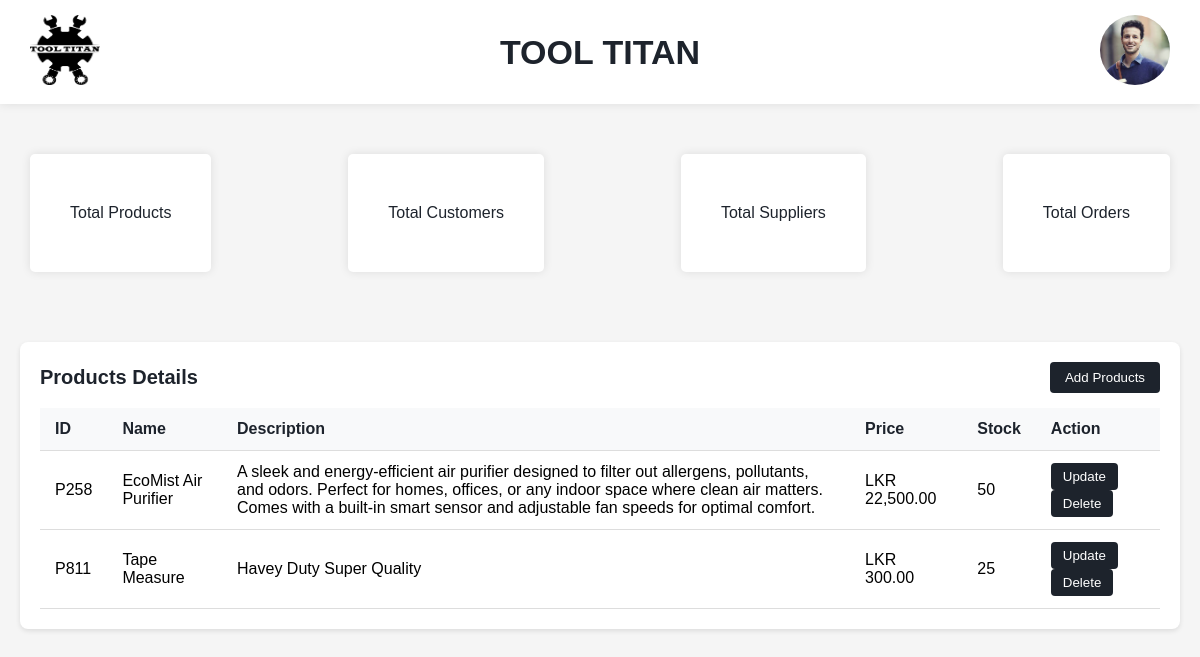
/Admin Dashboard.php (signed in), run on the app's committed database.
### tables this page shows
CREATE TABLE `products` (
  `id` varchar(10) NOT NULL,
  `name` varchar(100) NOT NULL,
  `description` text DEFAULT NULL,
  `price` decimal(10,2) NOT NULL,
  `stock_quantity` int(11) NOT NULL,
  `created_at` timestamp NOT NULL DEFAULT current_timestamp(),
  `updated_at` timestamp NOT NULL DEFAULT current_timestamp() ON UPDATE current_timestamp()
);

### Admin Dashboard.php (the view, shortened to what this page needs)
<?php
include 'DBconnection.php';
$products = $conn->query("SELECT * FROM products")->fetchAll();
?>
<!DOCTYPE html>
<html lang="en">
<head>
    <link rel="stylesheet" href="Css/Admin Dashboard.css">
</head>
<body>
    <div class="navbar">
        <div class="main-logo">
            <a href="Customer.html"><img src="Images/LOGO.png" alt="Logo"></a>
        </div>
        <h1>TOOL TITAN</h1>
        <div class="profile">
            <img src="Images/OIP (7).jpeg" alt="Profile Picture">
        </div>
    </div>
    <div class="navbar-link">
        <div><a href="#" onclick="showSection('products')">Total Products</a></div>
        <div><a href="#" onclick="showSection('customers')">Total Customers</a></div>
        <div><a href="#" onclick="showSection('suppliers')">Total Suppliers</a></div>
        <div><a href="#" onclick="showSection('orders')">Total Orders</a></div>
    </div>
    <div id="products-section" class="main-product">
        <div class="product">
            <h3>Products Details</h3>
            <button type="button" onclick="openProductModal('add')">Add Products</button>
        </div>
        <div class="tbl">
            <table>
                <thead>
                    <tr>
                        <th>ID</th>
                        <th>Name</th>
                        <th>Description</th>
                        <th>Price</th>
                        <th>Stock</th>
                        <th>Action</th>
                    </tr>
                </thead>
                <tbody>
                    <?php foreach ($products as $product): ?>
                    <tr>
                        <td><?php echo htmlspecialchars($product['id']); ?></td>
                        <td><?php echo htmlspecialchars($product['name']); ?></td>
                        <td><?php echo htmlspecialchars($product['description']); ?></td>
                        <td>LKR <?php echo number_format($product['price'], 2); ?></td>
                        <td><?php echo htmlspecialchars($product['stock_quantity']); ?></td>
                        <td>
                            <button class="action" onclick="openProductModal('edit', '<?php echo $product['id']; ?>')">Update</button>
                            <button class="action" onclick="deleteRecord('product', '<?php echo $product['id']; ?>')">Delete</button>
                        </td>
                    </tr>
                    <?php endforeach; ?>
                </tbody>
            </table>
        </div>
    </div>
</body>
</html>

### Css/Admin Dashboard.css (style rules this page uses)
* { margin: 0; padding: 0; box-sizing: border-box; font-family: Arial, sans-serif; }
body { background-color: #f5f5f5; }
.navbar { display: flex; justify-content: space-between; align-items: center; padding: 15px 30px; background-color: white; color: #1d232c; box-shadow: 0 0 10px rgba(0,0,0,0.1); }
.main-logo img { height: 70px; width: 70px; }
.navbar h1 { font-size: 34px; }
.profile img { width: 70px; height: 70px; border-radius: 50%; object-fit: cover; }
.navbar-link { display: flex; justify-content: space-between; padding: 50px 30px; }
.navbar-link div { background-color: #fff; padding: 50px 30px; border-radius: 5px; border: none; box-shadow: 0 0 10px rgba(0,0,0,0.1); transition: background-color 0.3s, transform 0.3s; }
.navbar-link a { color: #1d232c; text-decoration: none; font-weight: 500; padding: 5px 10px; border-radius: 4px; transition: background-color 0.3s; }
.main-product { background-color: white; margin: 20px; padding: 20px; border-radius: 8px; box-shadow: 0 2px 5px rgba(0,0,0,0.1); }
.product { display: flex; justify-content: space-between; align-items: center; margin-bottom: 15px; }
.product h3 { font-size: 20px; color: #1d232c; }
.product button { padding: 8px 15px; background-color: #1d232c; color: white; border: none; border-radius: 4px; cursor: pointer; }
.tbl { overflow-x: auto; }
table { width: 100%; border-collapse: collapse; }
th, td { padding: 12px 15px; text-align: left; border-bottom: 1px solid #ddd; }
th { background-color: #f8f9fa; font-weight: 600; color: #1d232c; }
.action { padding: 6px 12px; border: none; border-radius: 4px; cursor: pointer; background-color: #1d232c; color: white; margin-right: 5px; }

### data on the page
products: id "P258", name "EcoMist Air Purifier", description "A sleek and energy-efficient air purifier designed to filter out allergens, pollutants, and odors. Perfect for homes, offices, or any indoor space where clean air matters. Comes with a built-in smart sensor and adjustable fan speeds for optimal comfort.", price "22,500.00", stock_quantity "50"
products: id "P811", name "Tape Measure", description "Havey Duty Super Quality", price "300.00", stock_quantity "25"
